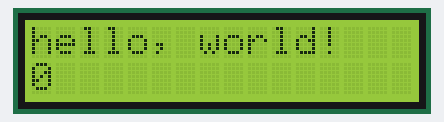
Simulated run of this sketch. Board: Arduino Uno, built with avr-gcc and run on an emulated ATmega328P. Shown: 16×2 character LCD. What the sketch prints to the serial monitor is not drawn.

Above: at 0.1 s.
At 4.1 s:
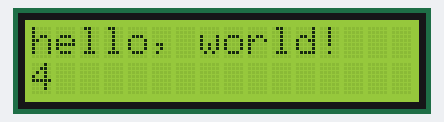
At 9.1 s:
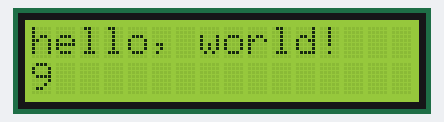
At 19.1 s:
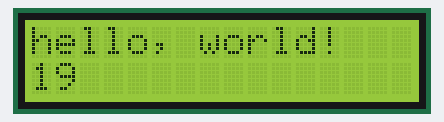
At 28.1 s:
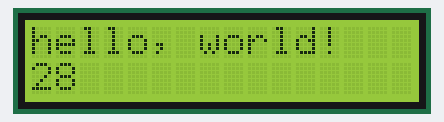
At 38.1 s:
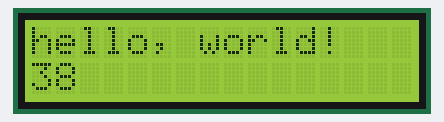

Measured:
- what the display in image 1 shows lasts 1.0 s, from 4.1 s to 5.1 s

The sketch:

liquidCrystal.ino
```cpp
/*
 * LCD Example
 * LCD R/W pin to ground - A Read/Write (R/W) pin that selects reading mode or writing mode
 * LCD VSS pin to ground
 * LCD VCC pin to 5V
*/

#include <LiquidCrystal.h>

const int
  /*
    A register select (RS) pin - controls where in the LCD's memory you're writing data to.
    You can select either the data register, which holds what goes on the screen,
    or an instruction register, which is where the LCD's controller looks for instructions on what to do next.
  */
  rs = 6,  // LCD RS pin to digital pin 12

  /* An Enable pin that enables writing to the registers */
  en = 7,  // LCD Enable pin to digital pin 11

  /* D0-D7 data bits for register (write), or bits from register when reading */
  d4 = 12,   // LCD D4 pin to digital pin 5
  d5 = 11,   // LCD D5 pin to digital pin 4
  d6 = 10,   // LCD D6 pin to digital pin 3
  d7 = 9;   // LCD D7 pin to digital pin 2

LiquidCrystal lcd(rs, en, d4, d5, d6, d7);

void setup() {
  Serial.begin(57600);
  Serial.println("setup LCD");

  lcd.begin(16, 2);   // set up the LCD's number of columns and rows:
  lcd.print("hello, world!");

  Serial.print("Done lcd");
}


void loop() {
  // set the cursor to column 0, line 1
  // (note: line 1 is the second row, since counting begins with 0):
  lcd.setCursor(0, 1);
  lcd.print(millis() / 1000);
  delay(1000);
}
```
